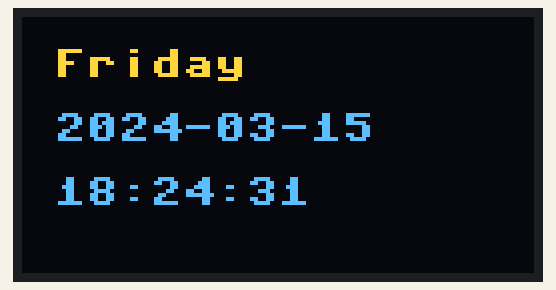
This program was run on a simulated ESP8266 board running MicroPython. Shown: 128×64 one-colour display. The OLED is the two-colour kind (top 16 rows yellow); WiFi joins after 1.5 s; the clock reads 2024-03-15 10:24:30 at power-on unless the program sets it.

Above: at 1.91 s.
At 6.2 s:
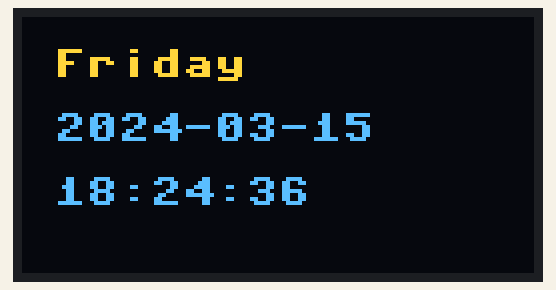
At 11.2 s:
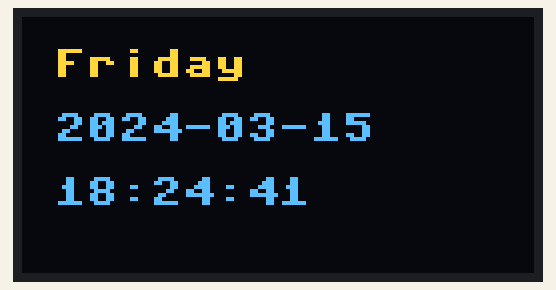
At 20.2 s:
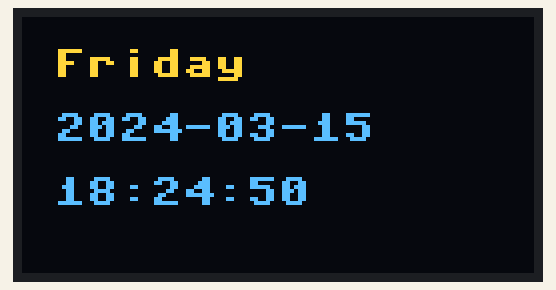
At 27.2 s:
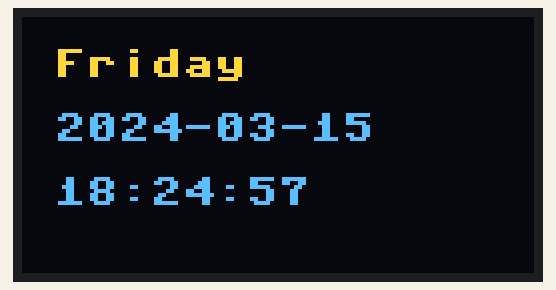
At 38.2 s:
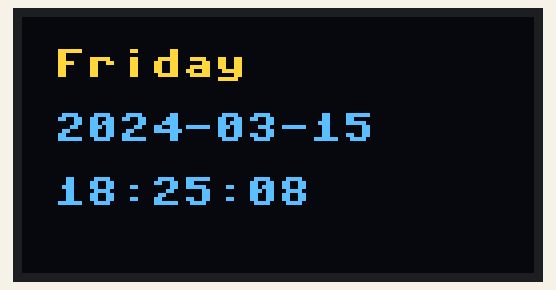

Measured:
- what the display in image 0 shows lasts 0.4 s, from 1.7 s to 2.1 s
- what the display in image 1 shows lasts 1.0 s, from 6.1 s to 7.1 s

The program:

SimpleWebClockWithTimer.py
```python
# Timer-based simple clock with SSD1306 oled display (by Alan Wang)

SSID = ''           # WiFi ssid
PW   = ''           # WiFi password
TMZ_HOUR_OFFSET = 8 # timezone hour offset
SCL  = 5
SDA  = 4

import network, ntptime, time, ssd1306, gc
from machine import Pin, SoftI2C, Timer

gc.enable()

# weekday names
weekday = ('Monday', 'Tuesday', 'Wednesday', 'Thursday', 'Friday', 'Saturday', 'Sunday')

# setup oled display (SCL -> D1, SDA -> D2)
display = ssd1306.SSD1306_I2C(128, 64, SoftI2C(scl=Pin(SCL), sda=Pin(SDA)))

# setup and connect WiFi
wifi = network.WLAN(network.STA_IF)
wifi.active(True)
wifi.connect(SSID, PW)
while not wifi.isconnected():
    pass

sec_prev = 0

# time update function
def ntpUpdate(timer):
    while True:
        try:
            ntptime.settime() # query NTP server and update system time
            break
        except:
            time.sleep(5) # try again if failed

# display update function
def clockUpdate(timer):
    global sec_prev
    lt = time.localtime(time.time() + TMZ_HOUR_OFFSET * 3600)
    if lt[5] != sec_prev:
        display.fill(0)
        display.text(weekday[lt[6]], 8, 8)
        display.text('{0:04d}-{1:02d}-{2:02d}'.format(*lt), 8, 24)
        display.text('{3:02d}:{4:02d}:{5:02d}'.format(*lt), 8, 40)
        display.show() # display clock
    sec_prev = lt[5]

# update time for the first time
ntpUpdate(None)

# start timers (coroutines)
timer_ntp, timer_display = Timer(-1), Timer(-1)
timer_ntp.init(mode=Timer.PERIODIC, period=900000, callback=ntpUpdate)
timer_display.init(mode=Timer.PERIODIC, period=100, callback=clockUpdate)
```
